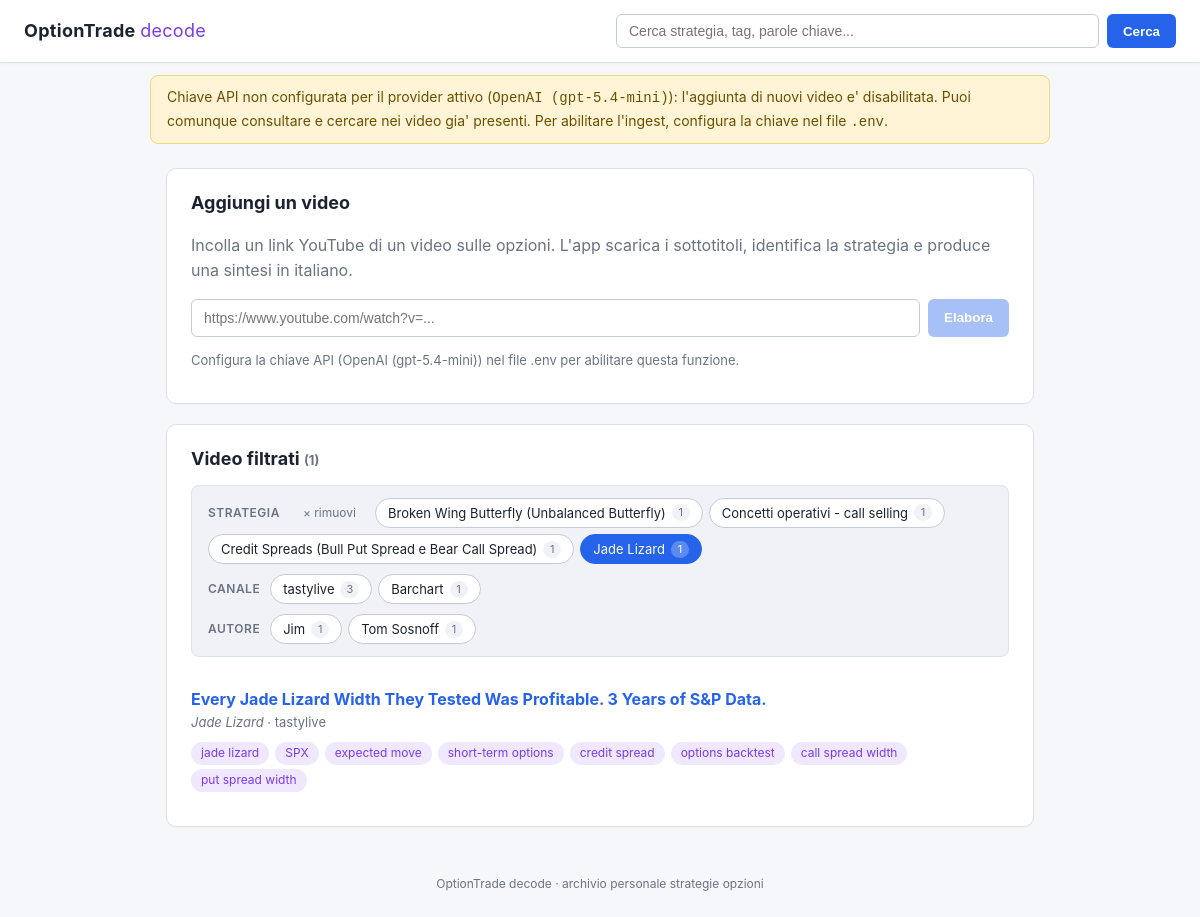
The page /?strategia=Jade+Lizard on the database its author committed.
### tables this page shows
CREATE TABLE videos (
    id           INTEGER PRIMARY KEY AUTOINCREMENT,
    url          TEXT NOT NULL UNIQUE,
    video_id     TEXT NOT NULL,
    titolo       TEXT NOT NULL DEFAULT '',
    canale       TEXT NOT NULL DEFAULT '',
    durata_sec   INTEGER,
    lingua_orig  TEXT NOT NULL DEFAULT '',
    strategia    TEXT NOT NULL DEFAULT '',
    tag          TEXT NOT NULL DEFAULT '',
    trascrizione TEXT NOT NULL DEFAULT '',
    sintesi_it   TEXT NOT NULL DEFAULT '',
    created_at   TEXT NOT NULL
, autore TEXT NOT NULL DEFAULT '', topics TEXT NOT NULL DEFAULT '');

### app.py (the view)
@app.route("/")
def index():
    strategia = (request.args.get("strategia") or "").strip() or None
    canale = (request.args.get("canale") or "").strip() or None
    autore = (request.args.get("autore") or "").strip() or None
    recenti = db.list_recent(50, strategia=strategia, canale=canale, autore=autore)
    return render_template(
        "index.html",
        recenti=recenti,
        facets=db.facets(),
        filtro_strategia=strategia,
        filtro_canale=canale,
        filtro_autore=autore,
    )

### app.py (called while the page is built)
@app.context_processor
def inject_globals():
    return {
        "api_key_present": has_api_key(),
        "provider_label": provider_label(),
    }

### db.py (called while the page is built)
@contextmanager
def connect() -> Iterator[sqlite3.Connection]:
    DB_PATH.parent.mkdir(parents=True, exist_ok=True)
    conn = sqlite3.connect(DB_PATH)
    conn.row_factory = sqlite3.Row
    try:
        yield conn
        conn.commit()
    finally:
        conn.close()

def list_recent(
    limit: int = 50,
    *,
    strategia: str | None = None,
    canale: str | None = None,
    autore: str | None = None,
) -> list[sqlite3.Row]:
    where, params = _filter_clauses(strategia, canale, autore)
    sql = (
        "SELECT id, titolo, strategia, tag, topics, canale, autore, created_at "
        "FROM videos"
    )
    if where:
        sql += " WHERE " + " AND ".join(where)
    sql += " ORDER BY id DESC LIMIT ?"
    params.append(limit)
    with connect() as conn:
        return conn.execute(sql, params).fetchall()

def _filter_clauses(
    strategia: str | None,
    canale: str | None,
    autore: str | None,
    table_alias: str = "",
) -> tuple[list[str], list]:
    prefix = f"{table_alias}." if table_alias else ""
    where: list[str] = []
    params: list = []
    if strategia:
        where.append(f"{prefix}strategia = ?")
        params.append(strategia)
    if canale:
        where.append(f"{prefix}canale = ?")
        params.append(canale)
    if autore:
        where.append(f"{prefix}autore = ?")
        params.append(autore)
    return where, params

def facets() -> dict[str, list[tuple[str, int]]]:
    with connect() as conn:
        strategie = conn.execute(
            "SELECT strategia, COUNT(*) AS n FROM videos "
            "WHERE strategia != '' GROUP BY strategia ORDER BY n DESC, strategia"
        ).fetchall()
        canali = conn.execute(
            "SELECT canale, COUNT(*) AS n FROM videos "
            "WHERE canale != '' GROUP BY canale ORDER BY n DESC, canale"
        ).fetchall()
        autori = conn.execute(
            "SELECT autore, COUNT(*) AS n FROM videos "
            "WHERE autore != '' GROUP BY autore ORDER BY n DESC, autore"
        ).fetchall()
    return {
        "strategia": [(r["strategia"], r["n"]) for r in strategie],
        "canale": [(r["canale"], r["n"]) for r in canali],
        "autore": [(r["autore"], r["n"]) for r in autori],
    }

### ingest.py (called while the page is built)
def _provider() -> str:
    return (os.getenv("LLM_PROVIDER", "openai") or "openai").strip().lower()

### templates/index.html (shortened to what this page needs)
{% extends "base.html" %}
{% block content %}
<section class="card">
  <h2>Aggiungi un video</h2>
  <p class="muted">Incolla un link YouTube di un video sulle opzioni. L'app scarica
    i sottotitoli, identifica la strategia e produce una sintesi in italiano.</p>
  <form action="{{ url_for('ingest_route') }}" method="post" class="ingest-form">
    <input type="url" name="url" placeholder="https://www.youtube.com/watch?v=..." required
           {% if not api_key_present %}disabled{% endif %}>
    <button type="submit" {% if not api_key_present %}disabled{% endif %}>Elabora</button>
  </form>
  {% if not api_key_present %}
    <p class="muted small">Configura la chiave API ({{ provider_label }}) nel file .env per abilitare questa funzione.</p>
  {% else %}
    <p class="muted small">Provider attivo: <strong>{{ provider_label }}</strong>. L'elaborazione richiede da 10 a 40 secondi.</p>
  {% endif %}
</section>
<section class="card">
  <h2>
    {% if filtro_strategia or filtro_canale or filtro_autore %}
      Video filtrati
    {% else %}
      Ultimi video archiviati
    {% endif %}
    <span class="muted small">({{ recenti|length }})</span>
  </h2>
  {% set base_endpoint = 'index' %}
  {% set base_query = {} %}
  {% include "_filter_bar.html" %}
  {% if recenti %}
    <ul class="video-list">
      {% for r in recenti %}
        <li>
          <a href="{{ url_for('video_detail', video_pk=r['id']) }}"><strong>{{ r['titolo'] or '(senza titolo)' }}</strong></a>
          <div class="meta">
            {% if r['strategia'] %}<em>{{ r['strategia'] }}</em>{% endif %}
            {% if r['canale'] %}&middot; {{ r['canale'] }}{% endif %}
          </div>
          {% if r['tag'] %}<div class="tags">{% for t in r['tag'].split(',') %}<span class="tag">{{ t.strip() }}</span>{% endfor %}</div>{% endif %}
        </li>
      {% endfor %}
    </ul>
  {% endif %}
</section>
{% endblock %}

### templates/_filter_bar.html (shortened to what this page needs)
{% if facets.strategia or facets.canale %}
<div class="filter-bar">
  {% if facets.strategia %}
    <div class="group">
      <span class="label">Strategia</span>
      {% if filtro_strategia %}
        <a class="chip clear" href="{{ chip_url(base_endpoint, base_query, 'strategia', None)|trim }}">&times; rimuovi</a>
      {% endif %}
      {% for nome, n in facets.strategia[:12] %}
        <a class="chip {% if filtro_strategia == nome %}active{% endif %}"
           href="{{ chip_url(base_endpoint, base_query, 'strategia', None if filtro_strategia == nome else nome)|trim }}">
          {{ nome }} <span class="count">{{ n }}</span>
        </a>
      {% endfor %}
    </div>
  {% endif %}
  {% if facets.canale %}
    <div class="group">
      <span class="label">Canale</span>
      {% for nome, n in facets.canale[:12] %}
        <a class="chip {% if filtro_canale == nome %}active{% endif %}"
           href="{{ chip_url(base_endpoint, base_query, 'canale', None if filtro_canale == nome else nome)|trim }}">
          {{ nome }} <span class="count">{{ n }}</span>
        </a>
      {% endfor %}
    </div>
  {% endif %}
  {% if facets.autore %}
    <div class="group">
      <span class="label">Autore</span>
      {% for nome, n in facets.autore[:12] %}
        <a class="chip {% if filtro_autore == nome %}active{% endif %}"
           href="{{ chip_url(base_endpoint, base_query, 'autore', None if filtro_autore == nome else nome)|trim }}">
          {{ nome }} <span class="count">{{ n }}</span>
        </a>
      {% endfor %}
    </div>
  {% endif %}
</div>
{% endif %}

### static/style.css (style rules this page uses)
:root { --bg: #f6f7fb; --panel: #ffffff; --panel-2: #f0f2f7; --text: #1c2230; --muted: #6b7382; --accent: #2563eb; --accent-soft: #e0ebff; --accent-2: #7c3aed; --accent-2-soft: #efe8ff; --warn-bg: #fff4d6; --warn-fg: #6b4f00; --warn-border: #f3d97c; --err-bg: #ffe5e5; --err-fg: #8a1111; --err-border: #f3a8a8; --ok-bg: #def7e3; --ok-fg: #155724; --ok-border: #97e0a3; --border: #dde1ea; --border-strong: #c4ccd9; --highlight: #fff3a8; }
* { box-sizing: border-box; }
body { margin: 0; font-family: -apple-system, BlinkMacSystemFont, "Segoe UI", Roboto, "Helvetica Neue", Arial, sans-serif; background: var(--bg); color: var(--text); line-height: 1.55; }
button { background: var(--accent); color: #ffffff; border: 0; padding: 8px 16px; border-radius: 6px; font-weight: 600; cursor: pointer; transition: background 0.15s; }
button:disabled { opacity: 0.4; cursor: not-allowed; }
.card { background: var(--panel); border: 1px solid var(--border); border-radius: 10px; padding: 20px 24px; margin-bottom: 20px; box-shadow: 0 1px 2px rgba(0,0,0,0.03); }
.card h2 { margin: 0 0 12px 0; font-size: 18px; }
.muted { color: var(--muted); }
.small { font-size: 13px; }
.ingest-form { display: flex; gap: 8px; margin: 12px 0 8px; }
.ingest-form input { flex: 1; background: var(--panel); border: 1px solid var(--border-strong); color: var(--text); padding: 10px 12px; border-radius: 6px; font-size: 14px; }
.filter-bar { display: flex; flex-direction: column; gap: 10px; padding: 12px 16px; background: var(--panel-2); border: 1px solid var(--border); border-radius: 8px; margin-bottom: 16px; }
.filter-bar .group { display: flex; flex-wrap: wrap; align-items: center; gap: 6px; }
.filter-bar .label { font-size: 12px; font-weight: 600; color: var(--muted); text-transform: uppercase; letter-spacing: 0.5px; margin-right: 4px; }
.chip { display: inline-flex; align-items: center; gap: 6px; background: var(--panel); border: 1px solid var(--border-strong); color: var(--text); padding: 4px 12px; border-radius: 999px; font-size: 13px; text-decoration: none; transition: all 0.15s; cursor: pointer; }
.chip .count { font-size: 11px; color: var(--muted); background: var(--panel-2); border-radius: 999px; padding: 0 6px; min-width: 18px; text-align: center; }
.chip.active { background: var(--accent); color: #ffffff; border-color: var(--accent); }
.chip.active .count { background: rgba(255,255,255,0.25); color: #ffffff; }
.chip.clear { background: transparent; border-color: transparent; color: var(--muted); font-size: 12px; }
.video-list { list-style: none; padding: 0; margin: 0; }
.video-list li { padding: 14px 0; border-bottom: 1px solid var(--border); }
.video-list li:last-child { border-bottom: 0; }
.video-list a { color: var(--accent); text-decoration: none; }
.meta { color: var(--muted); font-size: 13px; }
.tags { margin-top: 6px; }
.tag { display: inline-block; background: var(--accent-2-soft); color: var(--accent-2); padding: 2px 10px; border-radius: 999px; font-size: 12px; margin-right: 6px; margin-top: 4px; }

### rows shown on the page
videos: strategia "Broken Wing Butterfly (Unbalanced Butterfly)", id "1", autore "Tom Sosnoff"
videos: strategia "Concetti operativi - call selling", n "1", autore "Jim"
videos: strategia "Credit Spreads (Bull Put Spread e Bear Call Spread)", n "1"
videos: titolo "Every Jade Lizard Width They Tested Was Profitable. 3 Years of S&P Data.", strategia "Jade Lizard", canale "tastylive", strip "jade lizard" "SPX" "expected move" "short-term options" "credit spread" "options backtest" "call spread width" "put spread width"

### other values the page prints
{{ provider_label }} "OpenAI (gpt-5.4-mini)"
{{ recenti|length }} "1"
{{ nome }} "Jade Lizard"
{{ n }} "1"
{{ nome }} "tastylive" "Barchart"
{{ n }} "3" "1"
